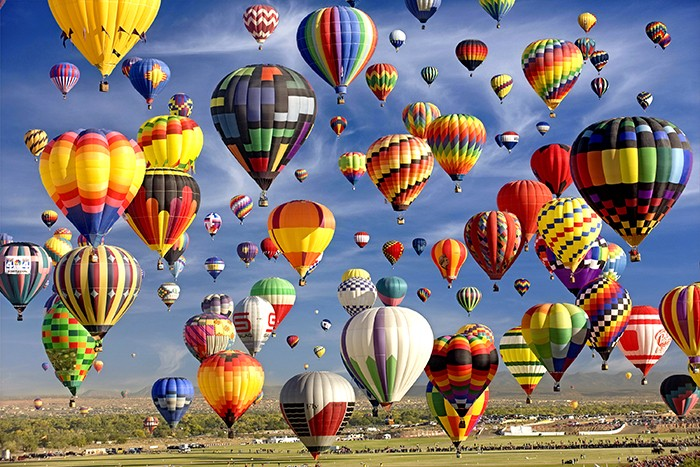
#> input picture assets/img/bb.jpg, 700 x 467 px
$ python B_HSL.py
#> lines starting #> are read from the running program, lines starting #| are printed output that depends on the picture
import math

import imageio
import numpy as np
import matplotlib.pyplot as plt
import math
import colorsys
from PIL import Image

"""
RVB : rouge Vert bleu
défini l'espace 3d des couleurs
Attention 2 conventions possibles les composantes RGB peuvent prendre
des valeurs entière dans l'intervalle [0,255] ou bien
des valeurs réelles dans l'intervalle [0,1].


Deux autre systèmes, basée sur la perception psychologique de la lumière :
TSL : Teinte Saturation Luminosité = HSL : Hue Saturation Lightness
TSV : Teinte Saturation Valeur     = HSV : Hue Saturation Value
Pour voir la différence : https://en.wikipedia.org/wiki/HSL_and_HSV


Ici on va plutôt s'intéressre à TSL=HSL. Le mieux pour comprendre comment on passe de RVB à TSL est
d'observer cette petite appli javascript :
http://www.f-legrand.fr/scidoc/simul/image/espaceRGB.html
Plus d'explication au tableau lors du TP.

Des explications écrite peuvent être trouvée en français ici :
http://www.f-legrand.fr/scidoc/docmml/image/niveaux/couleurs/couleurs.html
C'est de cette page que sont tiré les bouts de code ci-dessous.


Signalons un autre système très important, le systèem Luminance/chrominance
son petit nom étant YCbCr
qu'on verra plus tard lors de la compression JPEG


Signalons enfin qu'il a des dizaines d'autres systèmes de colorimétrie qui ont leur défenseurs et leur détracteurs.

"""


# [117 lines left out: functions rvb2tsl, tsl2rvb, disqueTSL, plasma, mystep, not called in this run]

def notmine():

    LenaImage1 = Image.open('../assets/img/bb.jpg')
#> LenaImage1 is the input picture: PIL image 700x467 RGB; mean R, G, B 130.3, 120.3, 118.1
    r, g, b = LenaImage1.split()
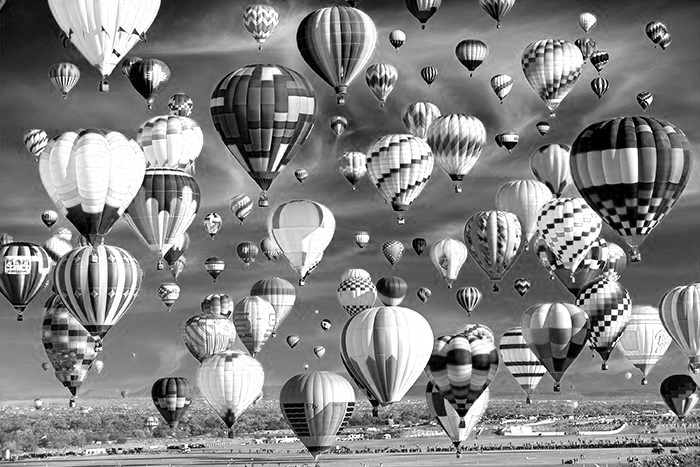
#> r: PIL image 700x467 L; min 0, max 255, mean 130.3
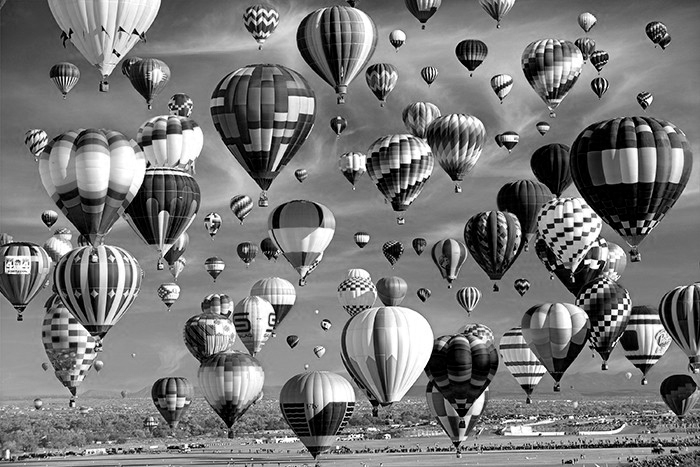
#> g: PIL image 700x467 L; min 0, max 255, mean 120.3
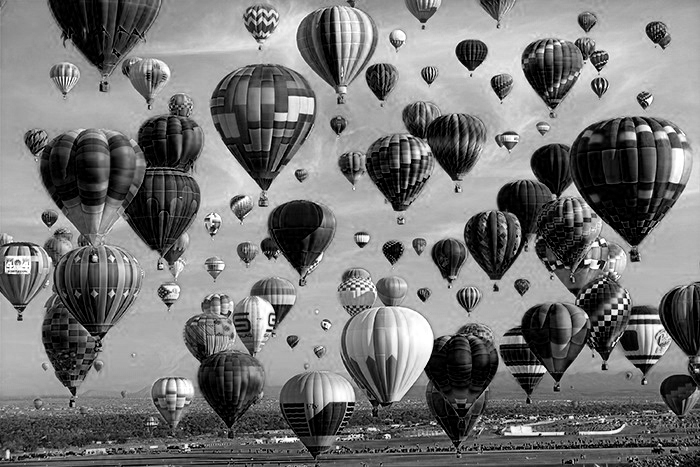
#> b: PIL image 700x467 L; min 0, max 255, mean 118.1
    Hdat = []
    Ldat = []
    Sdat = []
    for rd, gn, bl in zip(r.getdata(), g.getdata(), b.getdata()):
        h, l, s = colorsys.rgb_to_hls(rd / 255., gn / 255., bl / 255.)
        Hdat.append(int(h * 255.)%360)
        Ldat.append(int(l * 255.))
        Sdat.append(int(s * 255.))
#> this loop made 326900 passes
#> (rd, gn, bl, h, l, s) on passes 1 to 3: (63, 50, 103, 0.708, 0.3, 0.346), (86, 58, 106, 0.764, 0.322, 0.293), (126, 66, 104, 0.894, 0.376, 0.312)
#> after the loop, Hdat = 326900 items; Ldat = 326900 items; Sdat = 326900 items

    r.putdata(Hdat)
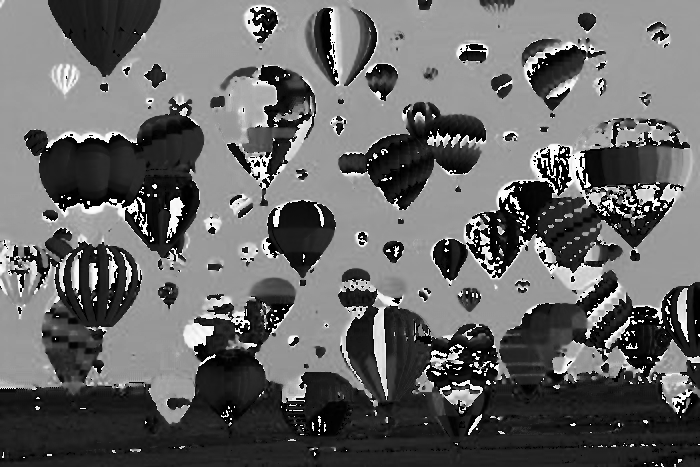
#> r: PIL image 700x467 L; min 0, max 254, mean 102.5
    g.putdata(Ldat)
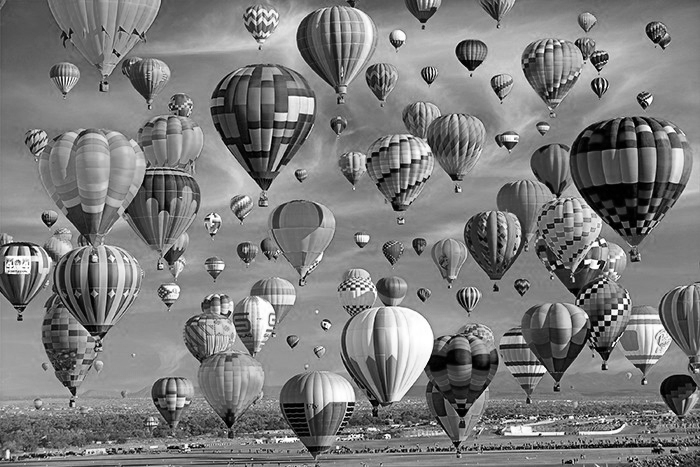
#> g: PIL image 700x467 L; min 0, max 255, mean 123.8
    b.putdata(Sdat)
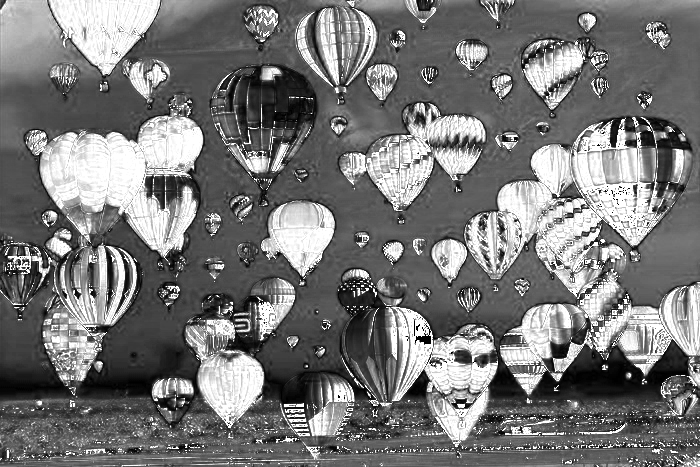
#> b: PIL image 700x467 L; min 0, max 255, mean 119.2
    LenaImage1.save('r.jpg')
    newimg = Image.merge('RGB', (r, g, b))
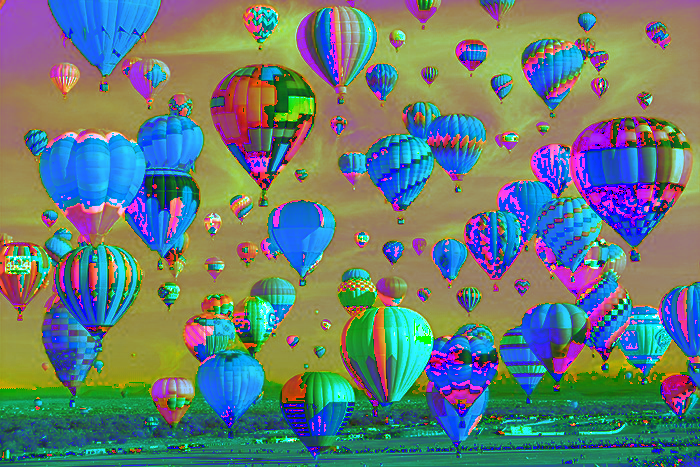
#> newimg: PIL image 700x467 RGB; mean R, G, B 102.5, 123.8, 119.2
    newimg.save('lenaHSV.jpg')


if __name__=='__main__':
    notmine()


"""Travail : prenez une image RGB sympa, transformez la en une image TSL,
 effectuer un décalage des teintes (modulo 360), puis re-transformez-là en rgb pour l'afficher """
